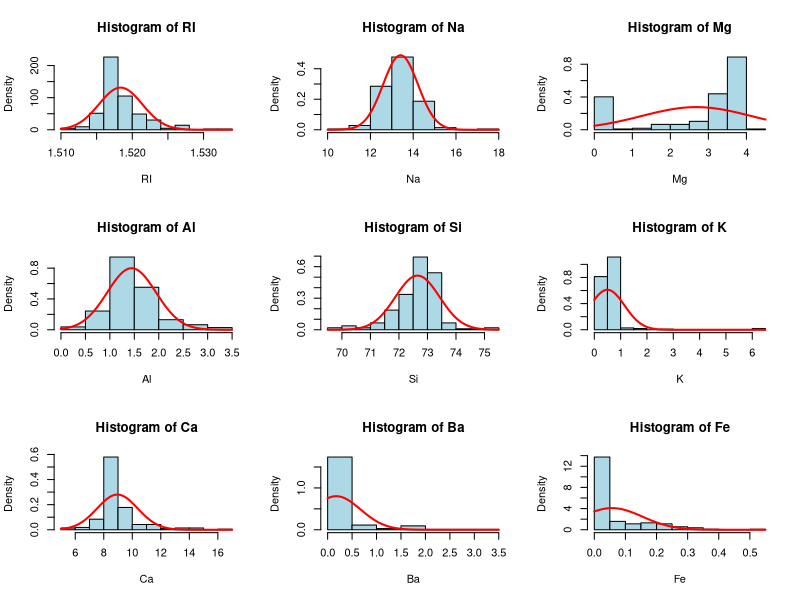
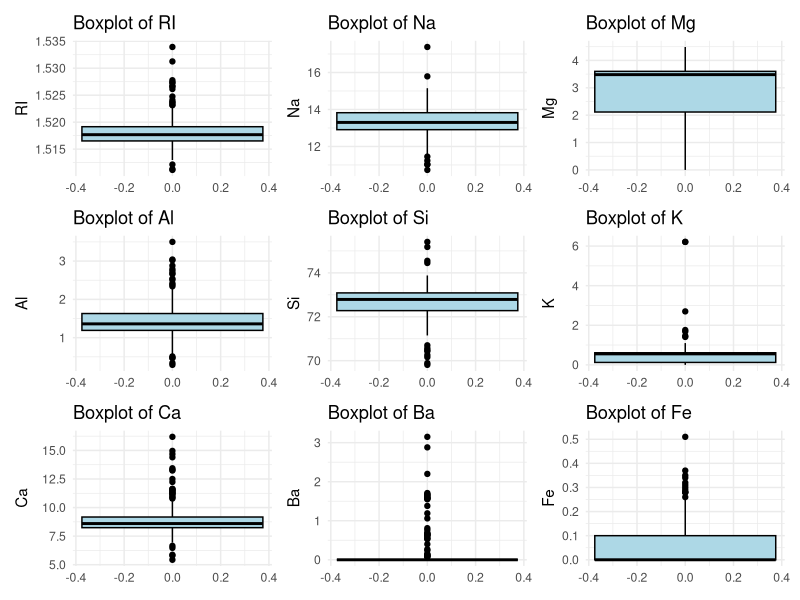
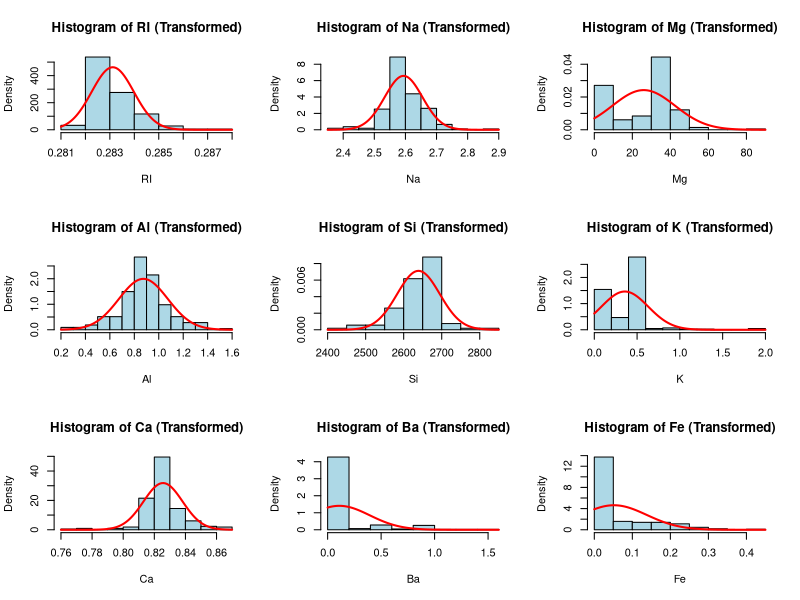
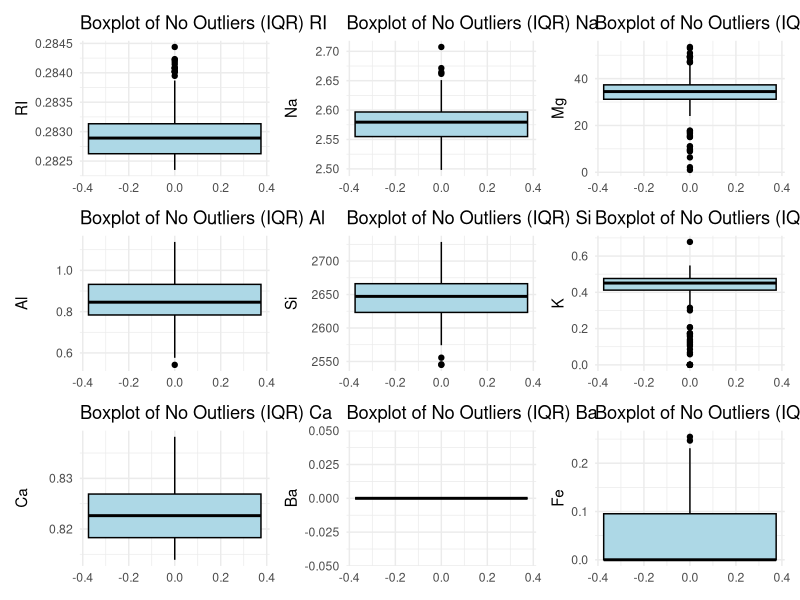
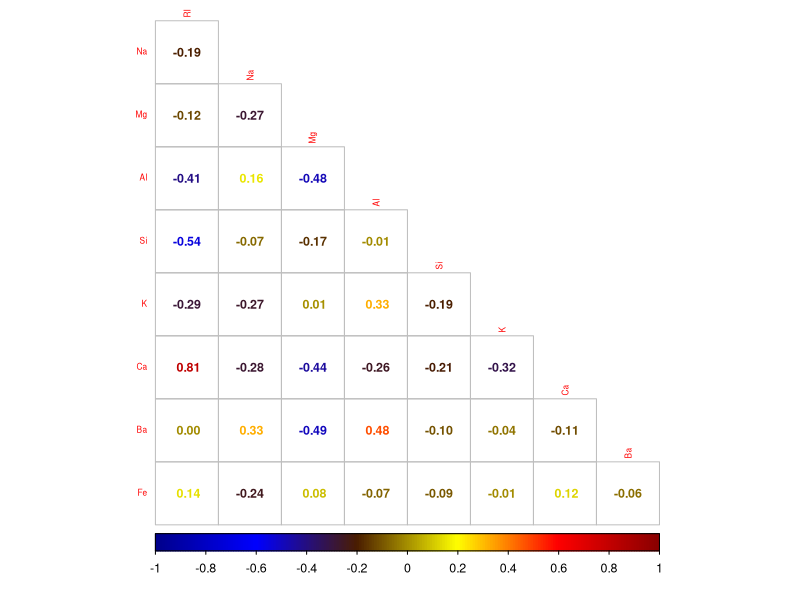

Source code (R) for these figures, in order:
# Load required libraries
library(mlbench)  # For dataset
library(ggplot2)  # For plotting
library(corrplot) # For correlation plots
library(e1071)    # For skewness calculation
library(patchwork) # For combining plots
library(caret)    # For data preprocessing

# Load the Glass dataset
data(Glass)

# Display the structure of the dataset
str(Glass)

# a) Explore the predictor variables

# Create histograms for each predictor variable
par(mfrow = c(3, 3))  # Arrange the plots in a 3x3 grid

# List of predictor variables
predictors <- names(Glass)[1:9]

# Loop through each predictor and plot the histogram with density line
for (var in predictors) {
  hist_data <- hist(Glass[[var]], 
                    main = paste("Histogram of", var), 
                    xlab = var, 
                    col = "lightblue", 
                    border = "black", 
                    probability = TRUE)  # Set probability = TRUE for density line
  
  mean_val <- mean(Glass[[var]], na.rm = TRUE)
  sd_val <- sd(Glass[[var]], na.rm = TRUE)
  
  curve(dnorm(x, mean = mean_val, sd = sd_val), 
        col = "red", 
        lwd = 2, 
        add = TRUE)
}

# Save correlation plot to PDF
pdf("corrplot_glass.pdf", width = 12, height = 10)  
corrplot(cor(dplyr::select_if(Glass, is.numeric), use = "na.or.complete"),
         method = 'number',
         type = 'lower',
         diag = FALSE,
         number.cex = 0.75,
         tl.cex = 0.5,
         col = colorRampPalette(c("#00008B", "#0000FF", "#4a1d01", "#FFFF00", "#FF0000", "#8B0000"))(200),  # Darker color palette
         cl.cex = 0.75)  # Adjust the color legend text size
dev.off()

# Boxplots to identify outliers
boxplots <- lapply(predictors, function(var) {
  ggplot(Glass, aes_string(y = var)) +
    geom_boxplot(fill = 'lightblue', color = 'black') +
    labs(title = paste("Boxplot of", var)) +
    theme_minimal()
})

# Arrange all boxplots in a 3x3 grid using patchwork
boxplot_grid <- wrap_plots(boxplots, nrow = 3, ncol = 3)
print(boxplot_grid)

# b) Check skewness and identify outliers

# Create a data frame to store the skewness values
skewness_values <- sapply(Glass[, 1:9], skewness)
skewness_df <- data.frame(Variable = names(skewness_values), Skewness = skewness_values)
print(skewness_df)

# Apply Box-Cox transformation only to specific variables (RI, Na, Si, and Ca)
variables_to_transform <- c("RI", "Na", "Si", "Ca")
trans_box <- preProcess(Glass[, variables_to_transform], method = c("BoxCox"))
transformed <- predict(trans_box, Glass[, variables_to_transform])

# Combine the transformed variables with the original dataset
Glass_transformed <- Glass  # Create a copy of the original data
Glass_transformed[, variables_to_transform] <- transformed  # Replace only the transformed variables

# Apply log transformation only to K, Ca, Ba, and Fe
variables_to_log_transform <- c("K", "Ba", "Fe", "Al")

# Apply log transformation (adding a small constant to avoid log(0) issue)
Glass_transformed[, variables_to_log_transform] <- log(Glass[, variables_to_log_transform] + 1)

# Apply square root transformation only on Mg
Glass_transformed$Mg <- exp(Glass$Mg)

# Check skewness after transformations (Box-Cox and log)
skewness_values_after_transformation <- sapply(Glass_transformed[, 1:9], skewness)  # Check all variables
print(skewness_values_after_transformation)

# Create histograms for each predictor variable after transformation
par(mfrow = c(3, 3))  # Arrange the plots in a 3x3 grid

# List of predictor variables after transformation
predictors_transformed <- names(Glass_transformed)[1:9]

# Loop through each predictor and plot the histogram with density line
for (var in predictors_transformed) {
  hist_data <- hist(Glass_transformed[[var]], 
                    main = paste("Histogram of", var, "(Transformed)"), 
                    xlab = var, 
                    col = "lightblue", 
                    border = "black", 
                    probability = TRUE)  # Set probability = TRUE for density line
  
  mean_val <- mean(Glass_transformed[[var]], na.rm = TRUE)
  sd_val <- sd(Glass_transformed[[var]], na.rm = TRUE)
  
  curve(dnorm(x, mean = mean_val, sd = sd_val), 
        col = "red", 
        lwd = 2, 
        add = TRUE)
}

# c) Remove outliers using IQR

# Function to remove outliers using IQR
remove_outliers_iqr <- function(data) {
  data_no_outliers <- data  # Make a copy of the dataset
  
  # Loop through each numeric variable
  for (var in names(data_no_outliers)) {
    if (is.numeric(data_no_outliers[[var]])) {
      # Calculate Q1 (25th percentile) and Q3 (75th percentile)
      Q1 <- quantile(data_no_outliers[[var]], 0.25, na.rm = TRUE)
      Q3 <- quantile(data_no_outliers[[var]], 0.75, na.rm = TRUE)
      IQR <- Q3 - Q1
      
      # Define outlier bounds
      lower_bound <- Q1 - 1.5 * IQR
      upper_bound <- Q3 + 1.5 * IQR
      
      # Identify and remove outliers
      data_no_outliers <- data_no_outliers[data_no_outliers[[var]] >= lower_bound & data_no_outliers[[var]] <= upper_bound, ]
    }
  }
  
  return(data_no_outliers)
}

# Apply the outlier removal function
Glass_no_outliers_iqr <- remove_outliers_iqr(Glass_transformed)

# Check the number of rows after removing outliers
cat("Number of rows after outlier removal using IQR:", nrow(Glass_no_outliers_iqr), "\n")

# Output the first few rows of the dataset after removing outliers
print(head(Glass_no_outliers_iqr))

# Boxplots to identify outliers after IQR-based outlier removal
boxplots_no_outliers <- lapply(predictors, function(var) {
  ggplot(Glass_no_outliers_iqr, aes_string(y = var)) +
    geom_boxplot(fill = 'lightblue', color = 'black') +
    labs(title = paste("Boxplot of No Outliers (IQR)", var)) +
    theme_minimal()
})

# Arrange all boxplots in a 3x3 grid using patchwork
boxplot_grid_no_outliers <- wrap_plots(boxplots_no_outliers, nrow = 3, ncol = 3)
print(boxplot_grid_no_outliers)
